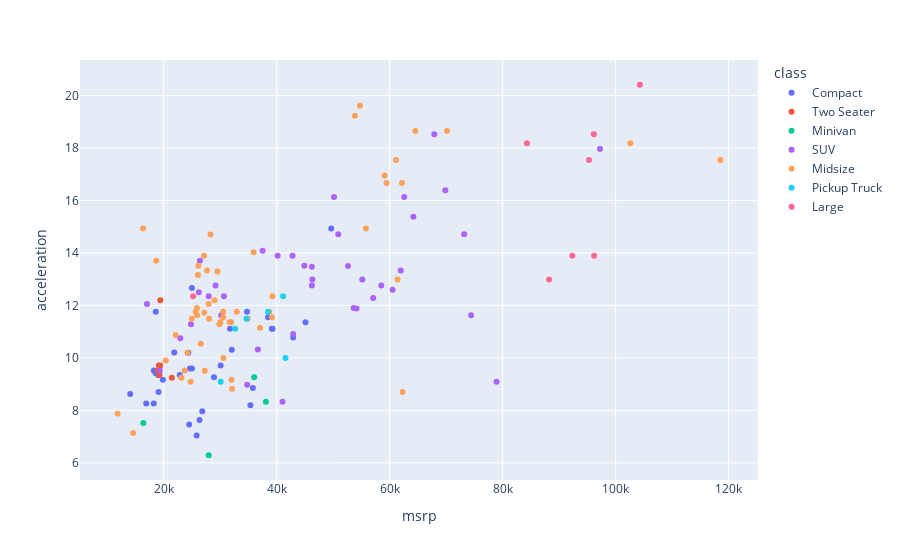

Here is the notebook cell this chart was saved with:
### Code cell
px.scatter(hybrid.to_df(), 
           x="msrp", 
           y="acceleration", 
           hover_name="vehicle", 
           color="class")

### Figure 1 — Plotly figure (JSON) as saved in the notebook; plotly's stock layout.template omitted (floating-point values rounded to 4 significant figures)
{"data": [{"hovertemplate": "<b>%{hovertext}</b><br><br>class=Compact<br>msrp=%{x}<br>acceleration=%{y}<extra></extra>", "hovertext": ["Prius (1st Gen)", "Tino", "Prius (2nd Gen)", "Civic (1st Gen)", "Civic", "Civic (2nd Gen)", "Civic", "Prius (3rd Gen)", "Lexus HS250h", "Avante/Elantra LPI", "Auris HSD", "Fit/Jazz", "Insight", "Chevrolet Volt", "HS 250h", "Aqua", "Lexus CT200h", "Civic (3rd Gen)", "3008", "Insight", "Prius C", "Ampera", "Insight", "Chevrolet Volt", "Prius C", "Jetta", "Civic", "Insight", "CT 200h", "ILX", "ActiveHybrid 3", "Chevrolet Volt"], "legendgroup": "Compact", "marker": {"color": "#636efa", "symbol": "circle"}, "mode": "markers", "name": "Compact", "orientation": "v", "showlegend": true, "type": "scatter", "x": [24510.0, 35350.0, 26830.0, 25830.0, 14070.0, 26350.0, 18240.0, 24640.0, 38480.0, 21870.0, 35790.0, 16910.0, 19860.0, 42920.0, 34750.0, 22850.0, 30080.0, 25000.0, 45100.0, 18250.0, 19010.0, 31740.0, 18560.0, 39260.0, 19080, 24995, 24360, 18600, 32050, 28900, 49650, 39145], "xaxis": "x", "y": [7.46, 8.2, 7.97, 7.04, 8.62, 7.63, 8.26, 9.6, 11.55, 10.21, 8.85, 8.26, 9.17, 10.78, 11.76, 9.35, 9.71, 9.6, 11.36, 9.52, 9.35, 11.11, 9.42, 11.11, 8.7, 12.66, 10.2, 11.76, 10.31, 9.26, 14.93, 11.11], "yaxis": "y"}, {"hovertemplate": "<b>%{hovertext}</b><br><br>class=Two Seater<br>msrp=%{x}<br>acceleration=%{y}<extra></extra>", "hovertext": ["Insight", "Insight", "Insight", "Insight", "Insight", "Insight", "CR-Z", "CR-Z"], "legendgroup": "Two Seater", "marker": {"color": "#EF553B", "symbol": "circle"}, "mode": "markers", "name": "Two Seater", "orientation": "v", "showlegend": true, "type": "scatter", "x": [18940.0, 19040.0, 19140.0, 19140.0, 19240.0, 19390.0, 21440.0, 19400.0], "xaxis": "x", "y": [9.52, 9.52, 9.71, 9.52, 9.35, 9.71, 9.24, 12.2], "yaxis": "y"}, {"hovertemplate": "<b>%{hovertext}</b><br><br>class=Minivan<br>msrp=%{x}<br>acceleration=%{y}<extra></extra>", "hovertext": ["Alphard", "Estima", "Fit Shuttle", "Freed/Freed Spike"], "legendgroup": "Minivan", "marker": {"color": "#00cc96", "symbol": "circle"}, "mode": "markers", "name": "Minivan", "orientation": "v", "showlegend": true, "type": "scatter", "x": [38080.0, 36010.0, 16390.0, 27970.0], "xaxis": "x", "y": [8.33, 9.26, 7.52, 6.29], "yaxis": "y"}, {"hovertemplate": "<b>%{hovertext}</b><br><br>class=SUV<br>msrp=%{x}<br>acceleration=%{y}<extra></extra>", "hovertext": ["Escape", "Lexus RX400h", "Highlander", "Escape 2WD", "Mercury Mariner", "Chevrolet Tahoe", "Kluger", "Tribute", "GMC Yukon", "Vue", "Cadillac Escalade", "Lexus RX450h", "ML450 Blue HV", "ActiveHybrid X6", "Vue", "Aspen HEV", "Durango", "Touareg", "Audi Q5", "Jeep Patriot", "Cayenne S", "Tribute 4WD", "Mariner FWD", "RX 450h", "ML450 4natic", "Escape FWD", "Tribute 2WD", "Cayenne S", "Touareg", "Yukon 1500", "RX 450h", "Highlander 4WD", "Q5", "Cayenne S", "Touareg", "Escalade 2WD", "Tahoe 2WD", "Yukon 1500", "Yukon 1500"], "legendgroup": "SUV", "marker": {"color": "#ab63fa", "symbol": "circle"}, "mode": "markers", "name": "SUV", "orientation": "v", "showlegend": true, "type": "scatter", "x": [36680.0, 58520.0, 29190.0, 19320.0, 34770.0, 42920.0, 46230.0, 24820.0, 57090.0, 22940.0, 78930.0, 46230.0, 60520.0, 97240.0, 26410.0, 44900.0, 41030.0, 64200.0, 37510.0, 17050.0, 73180.0, 27970.0, 30190.0, 42810.0, 55160.0, 30660.0, 26210.0, 67900.0, 50150.0, 52630.0, 46310, 40170, 50900, 69850, 62575, 74425, 53620, 54145, 61960], "xaxis": "x", "y": [10.32, 12.76, 12.76, 9.52, 8.98, 10.91, 12.76, 11.28, 12.28, 10.75, 9.09, 13.47, 12.6, 17.96, 13.7, 13.51, 8.33, 15.38, 14.08, 12.05, 14.71, 12.35, 11.63, 13.89, 12.99, 12.35, 12.5, 18.52, 16.13, 13.5, 12.99, 13.89, 14.71, 16.39, 16.13, 11.63, 11.9, 11.88, 13.33], "yaxis": "y"}, {"hovertemplate": "<b>%{hovertext}</b><br><br>class=Midsize<br>msrp=%{x}<br>acceleration=%{y}<extra></extra>", "hovertext": ["Prius", "Accord", "Camry", "Lexus GS450h", "Altima", "Lexus LS600h/hL", "Aura", "Crown", "F3DM", "Altima", "A5 BSG", "Mercury Milan", "SAI", "Malibu", "F3DM PHEV", "Besturn B50  ", "Lincoln MKZ", "Sonata", "Fuga Infiniti M35H", "Fusion FWD", "Prius alpha (V)", "Buick Regal", "Prius V", "Optima K5", "MKZ FWD", "Sonata", "Camry", "ActiveHybrid 7i", "Prius PHV", "ActiveHybrid 5", "Lexus GS450h", "Camry LE", "MKZ FWD", "M35h", "LaCrosse", "ActiveHybrid 5", "Prius", "Fusion FWD", "Camry LE", "Camry LXLE", "Sonata", "Optima", "Sonata Limited", "Optima EX", "Malibu", "LaCrosse", "Regal", "MKZ FWD", "ES 300h", "GS 450h", "M35h", "E400", "ActiveHybrid 5", "Prius Plug-in", "C-Max Energi Plug-in", "Fusion Energi Plug-in"], "legendgroup": "Midsize", "marker": {"color": "#FFA15A", "symbol": "circle"}, "mode": "markers", "name": "Midsize", "orientation": "v", "showlegend": true, "type": "scatter", "x": [20360.0, 16340.0, 29850.0, 64550.0, 29520.0, 118500.0, 22110.0, 62290.0, 23740.0, 18680.0, 11850.0, 30520.0, 39170.0, 24770.0, 23120.0, 14590.0, 37040.0, 28290.0, 70160.0, 28030.0, 30590.0, 27950.0, 27270.0, 26550.0, 34750.0, 25870.0, 27130.0, 102600.0, 32100.0, 62180.0, 59130.0, 26070.0, 34860.0, 53860.0, 30050.0, 61130.0, 24200, 27200, 26140, 27670, 25650, 25900, 30550, 31950, 24985, 31660, 29015, 35925, 39250, 59450, 54750, 55800, 61400, 32000, 32950, 38700], "xaxis": "x", "y": [9.9, 14.93, 11.28, 18.65, 13.29, 17.54, 10.87, 8.7, 9.52, 13.7, 7.87, 11.55, 11.55, 9.09, 9.24, 7.14, 11.15, 14.7, 18.65, 11.49, 10, 12.05, 9.51, 10.54, 11.49, 11.9, 13.89, 18.18, 8.82, 16.67, 16.95, 13.16, 11.49, 19.23, 11.36, 17.54, 10.2, 11.72, 13.51, 13.33, 11.76, 11.63, 11.76, 11.36, 11.49, 11.36, 12.2, 14.03, 12.35, 16.67, 19.61, 14.93, 12.99, 9.17, 11.76, 11.76], "yaxis": "y"}, {"hovertemplate": "<b>%{hovertext}</b><br><br>class=Pickup Truck<br>msrp=%{x}<br>acceleration=%{y}<extra></extra>", "hovertext": ["Silverado 15 2WD", "Silverado 15 2WD", "Silverado 15 2WD", "Silverado 15 2WD", "Silverado 15 2WD", "Sierra 15 2WD"], "legendgroup": "Pickup Truck", "marker": {"color": "#19d3f3", "symbol": "circle"}, "mode": "markers", "name": "Pickup Truck", "orientation": "v", "showlegend": true, "type": "scatter", "x": [30090.0, 32650.0, 34650.0, 38450.0, 41135, 41555], "xaxis": "x", "y": [9.09, 11.11, 11.49, 11.76, 12.35, 10], "yaxis": "y"}, {"hovertemplate": "<b>%{hovertext}</b><br><br>class=Large<br>msrp=%{x}<br>acceleration=%{y}<extra></extra>", "hovertext": ["S400 Long", "ActiveHybrid 7", "S400", "Panamera S", "C-Max FWD", "ActiveHybrid 7L", "Panamera S", "S400"], "legendgroup": "Large", "marker": {"color": "#FF6692", "symbol": "circle"}, "mode": "markers", "name": "Large", "orientation": "v", "showlegend": true, "type": "scatter", "x": [96210.0, 104300.0, 88210.0, 95280.0, 25200, 84300, 96150, 92350], "xaxis": "x", "y": [13.89, 20.41, 12.99, 17.54, 12.35, 18.18, 18.52, 13.89], "yaxis": "y"}], "layout": {"legend": {"title": {"text": "class"}, "tracegroupgap": 0}, "margin": {"t": 60}, "xaxis": {"anchor": "y", "domain": [0, 1], "title": {"text": "msrp"}}, "yaxis": {"anchor": "x", "domain": [0, 1], "title": {"text": "acceleration"}}}}
